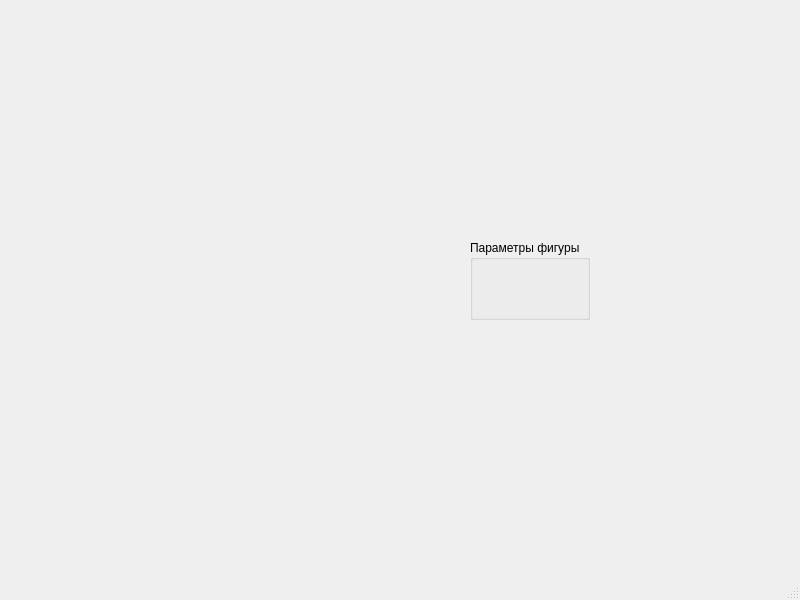
<?xml version="1.0" encoding="UTF-8"?>
<ui version="4.0">
 <class>MainWindow</class>
 <widget class="QMainWindow" name="MainWindow">
  <property name="geometry">
   <rect>
    <x>0</x>
    <y>0</y>
    <width>800</width>
    <height>600</height>
   </rect>
  </property>
  <property name="windowTitle">
   <string>MainWindow</string>
  </property>
  <widget class="QWidget" name="centralwidget">
   <widget class="QGroupBox" name="figure_settings">
    <property name="geometry">
     <rect>
      <x>470</x>
      <y>240</y>
      <width>120</width>
      <height>80</height>
     </rect>
    </property>
    <property name="title">
     <string>Параметры фигуры</string>
    </property>
   </widget>
  </widget>
  <widget class="QMenuBar" name="menubar">
   <property name="geometry">
    <rect>
     <x>0</x>
     <y>0</y>
     <width>800</width>
     <height>23</height>
    </rect>
   </property>
  </widget>
  <widget class="QStatusBar" name="statusbar"/>
 </widget>
 <resources/>
 <connections/>
</ui>
